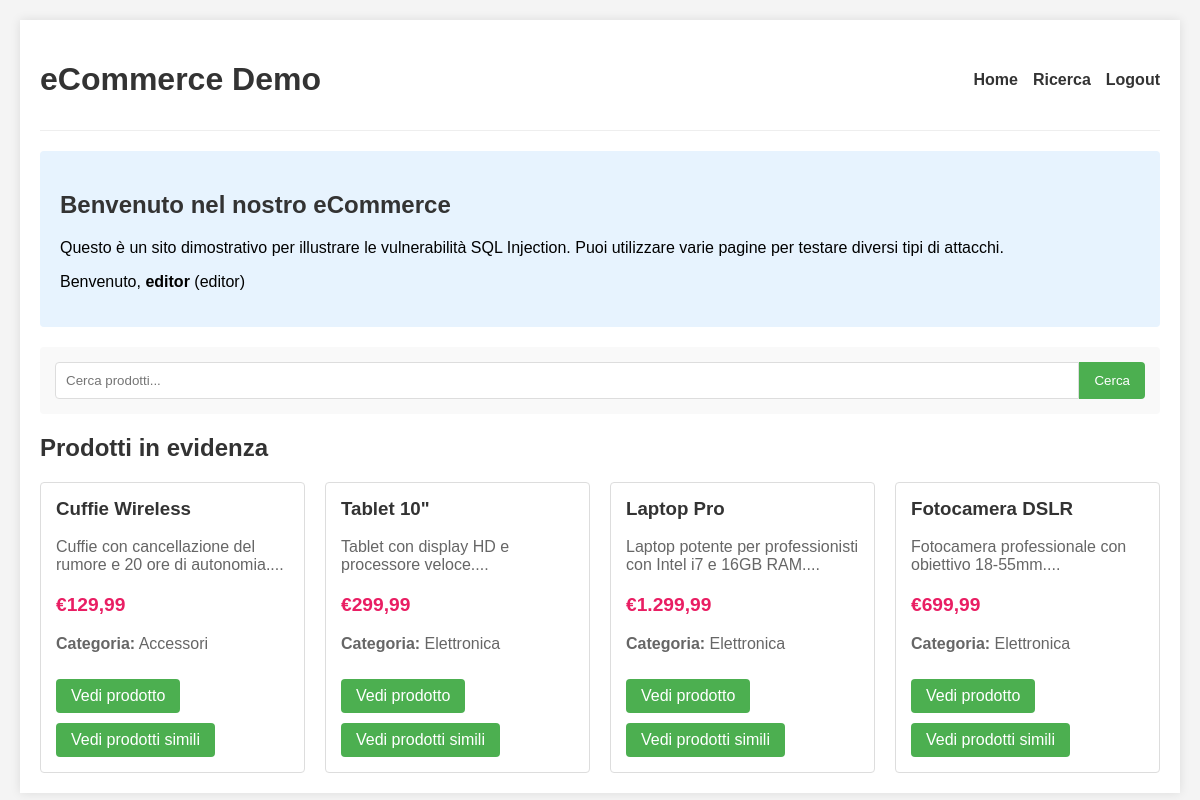
Page /index.php (signed in) on the committed database.
### tables this page shows
CREATE TABLE IF NOT EXISTS products (
    id INT AUTO_INCREMENT PRIMARY KEY,
    name VARCHAR(100) NOT NULL,
    description TEXT,
    price DECIMAL(10, 2) NOT NULL,
    category VARCHAR(50) NOT NULL,
    stock INT DEFAULT 0,
    image_url VARCHAR(255),
    created_at TIMESTAMP DEFAULT CURRENT_TIMESTAMP
);

### html/index.php (the view, shortened to what this page needs)
<?php
require_once 'config.php';
$query = "SELECT * FROM products ORDER BY RAND() LIMIT 4";
try {
        $featured_products = mysqli_query($conn, $query);
    } catch (Exception $e) {
        $error = $e->getMessage();
    }
?>
<!DOCTYPE html>
<html lang="it">
<head>
</head>
<body>
    <div class="container">
        <div class="header">
            <h1>eCommerce Demo</h1>
            <div class="nav">
                <a href="index.php">Home</a>
                <a href="search.php">Ricerca</a>
                <?php if (isset($_SESSION['user_id'])): ?>
                    <a href="logout.php">Logout</a>
                <?php else: ?>
                    <a href="login.php">Login</a>
                    <a href="register.php">Registrati</a>
                <?php endif; ?>
            </div>
        </div>
        <div class="welcome">
            <h2>Benvenuto nel nostro eCommerce</h2>
            <p>Questo è un sito dimostrativo per illustrare le vulnerabilità SQL Injection. Puoi utilizzare varie pagine per testare diversi tipi di attacchi.</p>
            <?php if (isset($_SESSION['user_id'])): ?>
                <p>Benvenuto, <strong><?php echo htmlspecialchars($_SESSION['username']); ?></strong> (<?php echo htmlspecialchars($_SESSION['user_role']); ?>)</p>
            <?php endif; ?>
        </div>
        <form action="search.php" method="GET" class="search-box">
            <input type="text" name="search" placeholder="Cerca prodotti...">
            <button type="submit">Cerca</button>
        </form>
        <h2>Prodotti in evidenza</h2>
        <div class="featured-products">
            <?php while ($product = mysqli_fetch_assoc($featured_products)): ?>
                <div class="product-card">
                    <h3><?php echo $product['name']; ?></h3>
                    <p><?php echo substr($product['description'], 0, 100) . '...'; ?></p>
                    <p class="price">€<?php echo number_format($product['price'], 2, ',', '.'); ?></p>
                    <p><strong>Categoria:</strong> <?php echo $product['category']; ?></p>
                    <a href="search.php?search=<?php echo urlencode($product['name']); ?>&link=product" class="btn" id="btn-product" > Vedi prodotto</a>
                    <a href="search.php?category=<?php echo urlencode($product['category']); ?>&link=similar" class="btn" id="btn-similar" > Vedi prodotti simili</a>
                </div>
            <?php endwhile; ?>
        </div>
    </div>
</body>
</html>

### html/index.php (style rules this page uses)
body { font-family: Arial, sans-serif; margin: 0; padding: 20px; background-color: #f4f4f4; }
.container { max-width: 1200px; margin: 0 auto; background: white; padding: 20px; box-shadow: 0 0 10px rgba(0,0,0,0.1); }
.header { display: flex; justify-content: space-between; align-items: center; margin-bottom: 20px; padding-bottom: 10px; border-bottom: 1px solid #eee; }
h1, h2 { color: #333; }
.nav { display: flex; gap: 15px; }
.nav a { text-decoration: none; color: #333; font-weight: bold; }
.welcome { background: #e7f3fe; padding: 20px; border-radius: 4px; margin-bottom: 20px; }
.search-box { background: #f9f9f9; padding: 15px; border-radius: 4px; margin-bottom: 20px; display: flex; }
.search-box input { flex: 1; padding: 10px; border: 1px solid #ddd; border-radius: 4px 0 0 4px; }
.search-box button { padding: 10px 15px; background: #4CAF50; color: white; border: none; border-radius: 0 4px 4px 0; cursor: pointer; }
.featured-products { display: grid; grid-template-columns: repeat(auto-fill, minmax(250px, 1fr)); gap: 20px; margin-top: 20px; }
.product-card { border: 1px solid #ddd; border-radius: 4px; padding: 15px; transition: transform 0.3s; }
.product-card h3 { margin-top: 0; color: #333; }
.product-card p { color: #666; }
.product-card .price { font-weight: bold; color: #e91e63; font-size: 1.2em; }
.btn { display: inline-block; padding: 8px 15px; background: #4CAF50; color: white; text-decoration: none; border-radius: 4px; margin-top: 10px; margin-right: 5px; }

### rows in the picture
products: name "Cuffie Wireless", description "Cuffie con cancellazione del rumore e 20 ore di autonomia.", price "129,99", category "Accessori"
products: name "Tablet 10\"", description "Tablet con display HD e processore veloce.", price "299,99", category "Elettronica"
products: name "Laptop Pro", description "Laptop potente per professionisti con Intel i7 e 16GB RAM.", price "1.299,99", category "Elettronica"
products: name "Fotocamera DSLR", description "Fotocamera professionale con obiettivo 18-55mm.", price "699,99", category "Elettronica"

### other values in the picture
$_SESSION['username'] "editor"
$_SESSION['user_role'] "editor"
